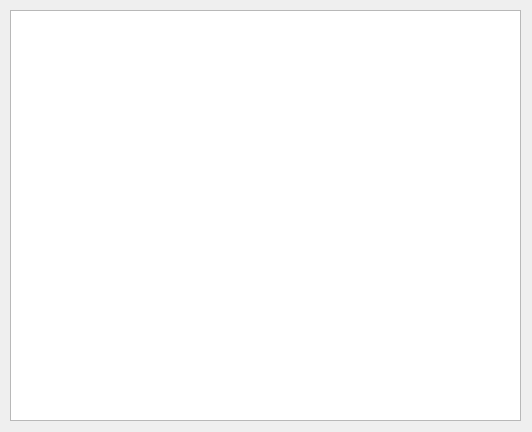
<?xml version="1.0" encoding="UTF-8"?>
<ui version="4.0">
 <class>TelaLaudo</class>
 <widget class="QDialog" name="TelaLaudo">
  <property name="geometry">
   <rect>
    <x>0</x>
    <y>0</y>
    <width>532</width>
    <height>432</height>
   </rect>
  </property>
  <property name="windowTitle">
   <string>Laudo</string>
  </property>
  <widget class="QTextEdit" name="textEdit">
   <property name="enabled">
    <bool>true</bool>
   </property>
   <property name="geometry">
    <rect>
     <x>10</x>
     <y>10</y>
     <width>511</width>
     <height>411</height>
    </rect>
   </property>
   <property name="readOnly">
    <bool>true</bool>
   </property>
  </widget>
 </widget>
 <resources/>
 <connections/>
</ui>
